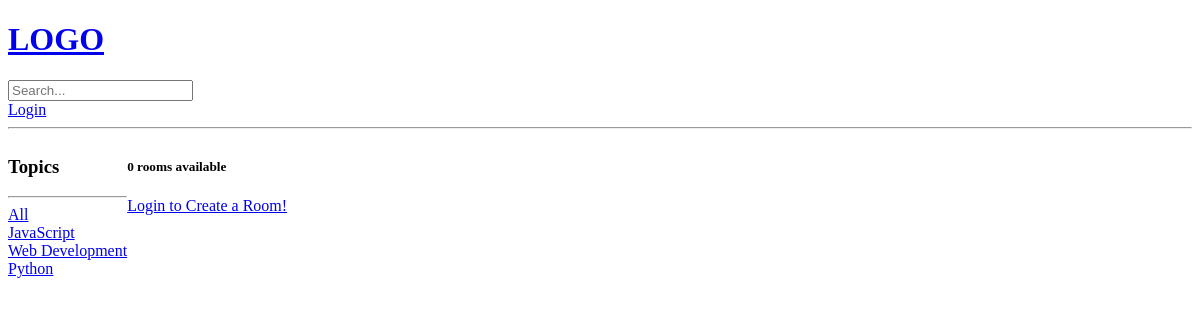
The app's page /?q=Python, older data.
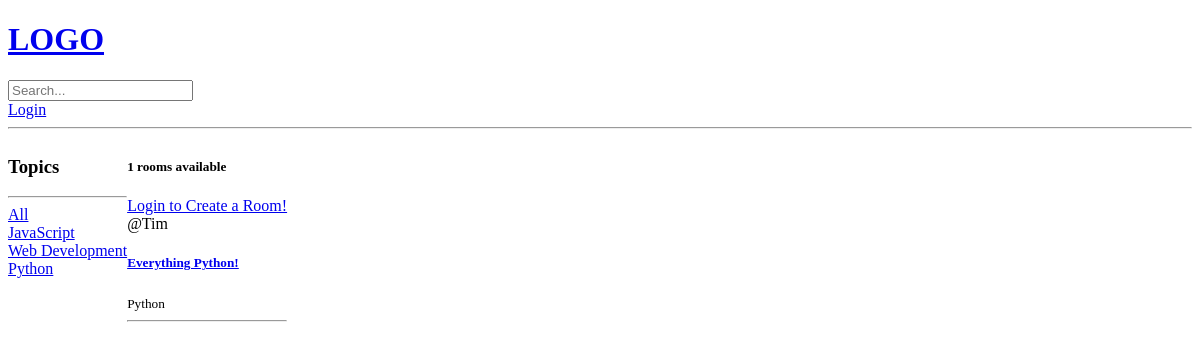
The same page, newer data.
### base/models.py (models this page shows, shortened)
class Topic(models.Model):
    name = models.CharField(max_length=200)
    def __str__(self):
        return self.name

class Room(models.Model):
    host = models.ForeignKey(User, on_delete=models.SET_NULL, null=True)
    topic = models.ForeignKey(Topic, on_delete=models.SET_NULL, null=True)
    name = models.CharField(max_length=200)
    description = models.TextField(null=True, blank=True)
    updated = models.DateTimeField(auto_now=True)
    created = models.DateTimeField(auto_now_add=True)
    class Meta:
        ordering = ['-updated', '-created']

### base/views.py (the view)
# urls.py: path('', views.home, name="home"),
def home(request):
    q = request.GET.get('q') if request.GET.get('q') != None else ''
    topic = Topic.objects.all()
    rooms = Room.objects.filter(
        Q(topic__name__icontains=q) |
        Q(name__icontains=q) |
        Q(description__icontains=q)
    )
    room_count = rooms.count()
    data = {'rooms':rooms, 'topics':topic, 'room_count':room_count}
    return render(request, 'base/home.html', data)

### base/templates/base/home.html (shortened to what this page needs)
{% extends 'main.html' %}
{% block content %}
<div class='home-container'>
    <div>
        <h3>Topics</h3>
        <hr>
        <a href="{% url 'home'%}">All</a>
        {% for topic in topics %}
            <div>
                <a href="{% url 'home'%}?q={{topic.name}}">{{topic}}</a>
            </div>
        {% endfor %}
    </div>
    <div>
        <h5>{{room_count}} rooms available</h5>
        {% if request.user.is_authenticated %}
        <a href="{% url 'create-room' %}">Create a Room</a>
        {% else %}
        <a href="{% url 'login' %}">Login to Create a Room!</a>
        {% endif %}
        <div>
            {% for room in rooms %}
                <div>
                    <span>@{{ room.host.username }}</span>
                    <h5><a href='{% url "room" room.id %}'>{{ room.name }}</a></h5>
                    <small>{{room.topic.name}}</small>
                    <hr>
                </div>
            {% endfor %}
        </div>
    </div>
</div>
{% endblock content %}

Row changes from the older to the newer data that the page shows:
added Room: host.username "Tim", name "Everything Python!", topic.name "Python"
Text that changed along with them:
{{ room_count }}: "0" → "1"
